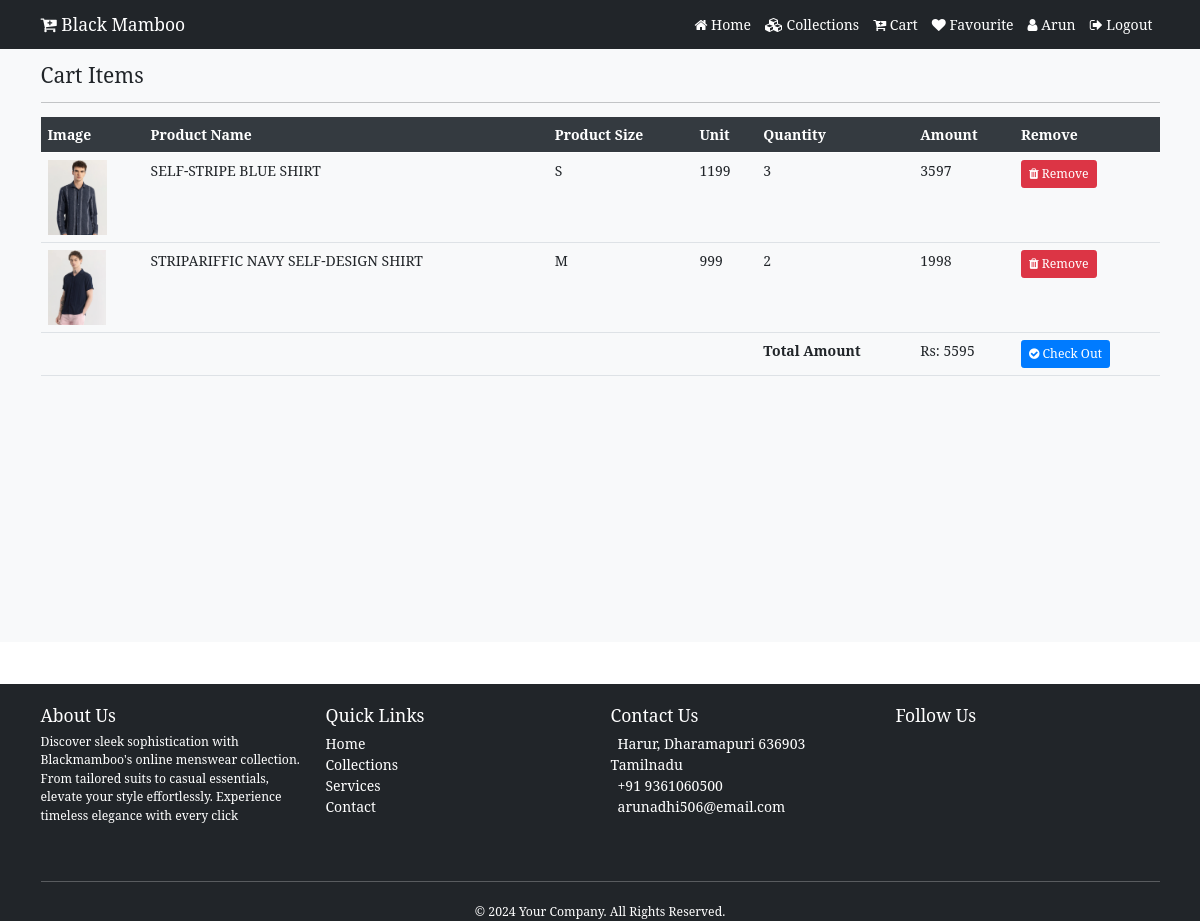
The app's page /cart (signed in) with its own data.
### my_application/models.py (models this page shows, shortened)
class Cart(models.Model):
  user=models.ForeignKey(User,on_delete=models.CASCADE)
  product=models.ForeignKey(Products,on_delete=models.CASCADE)
  product_qty=models.IntegerField(null=False,blank=False)
  product_size = models.CharField(max_length=10)
  created_at=models.DateTimeField(auto_now_add=True)
  @property
  def total_cost(self):
    return self.product_qty*self.product.selling_price

class Products(models.Model):
  category=models.ForeignKey(Catagory,on_delete=models.CASCADE)
  name=models.CharField(max_length=150,null=False,blank=False)
  vendor=models.CharField(max_length=150,null=False,blank=False)
  product_image=models.ImageField(upload_to=getFileName,null=True,blank=True)
  quantity=models.IntegerField(null=False,blank=False)
  original_price=models.FloatField(null=False,blank=False)
  selling_price=models.FloatField(null=False,blank=False)
  description=models.TextField(max_length=500,null=False,blank=False)
  status=models.BooleanField(default=False,help_text="0-show,1-Hidden")
  trending=models.BooleanField(default=False,help_text="0-default,1-Trending")
  created_at=models.DateTimeField(auto_now_add=True)

### my_application/views.py (the view)
# urls.py: path('cart',views.cart_page,name="cart"),
def cart_page(request):
  if request.user.is_authenticated:
    cart=Cart.objects.filter(user=request.user)
    return render(request,"shop/cart.html",{"cart":cart})
  else:
    return redirect("/")

### templates/shop/cart.html (shortened to what this page needs)
{% extends 'shop/laylot/main.html' %}
{% block content %}
<section class="bg-light py-4 my-5" style="min-height:600px;">
  <div class="container">
    <div class="row">
      <div class="col-12">
        <h4 class="mb-3">Cart Items</h4>
        <hr style="border-color:#b8bfc2;">
      </div>
      {% if cart %}
      <div class="table-responsive">
        <table class="table table-hover">
          <thead class="thead-dark">
            <tr>
              <th scope="col">Image</th>
              <th scope="col">Product Name</th>
              <th scope="col">Product Size</th>
              <th scope="col">Unit</th>
              <th scope="col">Quantity</th>
              <th scope="col">Amount</th>
              <th scope="col">Remove</th>
            </tr>
          </thead>
          <tbody>
            {% for item in cart %}
            <tr>
              <td><img src="{{item.product.product_image.url}}" height="75px" alt="{{item.product.name}}"></td>
              <td>{{item.product.name}}</td>
              <td>{{item.product_size}}</td>
              <td>{{item.product.selling_price | stringformat:'d'}}</td>
              <td>{{item.product_qty}}</td>
              <td class="amt">{{item.total_cost | stringformat:'d'}}</td>
              <td><a href="{% url 'remove_cart' item.id %}"  onclick="return confirm('Are you sure you want to remove this item?')"  class="btn btn-danger btn-sm"><i class="fa fa-trash"></i> Remove</a></td>
            </tr>
            {% endfor %}
            <tr>
              <td colspan="4"></td>
              <td><b>Total Amount</b></td>
              <td id="net">Rs: 0</td>
              <td><button class="btn btn-primary btn-sm">
                <i class="fa fa-check-circle"></i> Check Out
              </button></td>
            </tr>
          </tbody>
        </table>
      </div>
      {% else %}
      <div class="col-12">
        <p class="text-center">Your cart is currently empty. <a href="{% url 'shop_home' %}">Continue Shopping</a></p>
      </div>
      {% endif %}
    </div>
  </div>
</section>
{% endblock content %}

### templates/shop/ins/nav.html (shortened to what this page needs)
<html lang="en">
<head>
</head>
<body>
  <nav class="navbar navbar-expand-lg navbar-dark bg-dark  fixed-top ">
    <div class="container">
      <a class="navbar-brand" href="{% url 'home' %}"><i class="fa fa-cart-plus"></i> Black Mamboo</a>
      <div class="collapse navbar-collapse" id="navbarNavAltMarkup">
        <div class="navbar-nav ms-auto">
          <a class="nav-link text-white " aria-current="page" href="{% url 'home' %}"><i class="fa fa-home"></i> Home</a>
          <a class="nav-link text-white" href="{% url 'collections' %}"><i class="fa fa-cubes"></i> Collections</a>
          <a class="nav-link text-white" href="{% url 'cart' %}"><i class="fa fa-cart-plus"></i> Cart</a>
          <a class="nav-link text-white" href="{% url 'favviewpage' %}"><i class="fa fa-heart"></i> Favourite</a>
        {% if request.user.is_authenticated %}
          <a class="nav-link text-white" aria-current="page" href="#"><i class="fa fa-user"></i> {{request.user}}</a>
          <a class="nav-link text-white" aria-current="page" href="{% url 'logout' %}"><i class="fa fa-sign-out"></i> Logout</a>
        {% else %}
          <a class="nav-link text-white" href="{% url 'login' %}"><i class="fa fa-sign-in"></i> Login</a>
          <a class="nav-link text-white" href="{% url 'register' %}"><i class="fa fa-users"></i> Register</a>
        {% endif %}
        </div>
      </div>
    </div>
  </nav>
</body>
</html>

### static/css/style.css (style rules this page uses)
html { font-size: 14px; }
body { font-family:'NOTO SERIF'; }
a { text-decoration: none; }

### templates/shop/cart.html (style rules this page uses)
.table thead th { background-color: #343a40; color: #fff; }
.btn-primary { background-color: #007bff; border-color: #007bff; }

### records on screen
Cart: product.product_image (picture), product.name "SELF-STRIPE BLUE SHIRT", product_size "S", product.selling_price "1199", product_qty "3", total_cost "3597"
Cart: product.product_image (picture), product.name "STRIPARIFFIC NAVY SELF-DESIGN SHIRT", product_size "M", product.selling_price "999", product_qty "2", total_cost "1998"

### other values on screen
{{ request.user }} "Arun"
